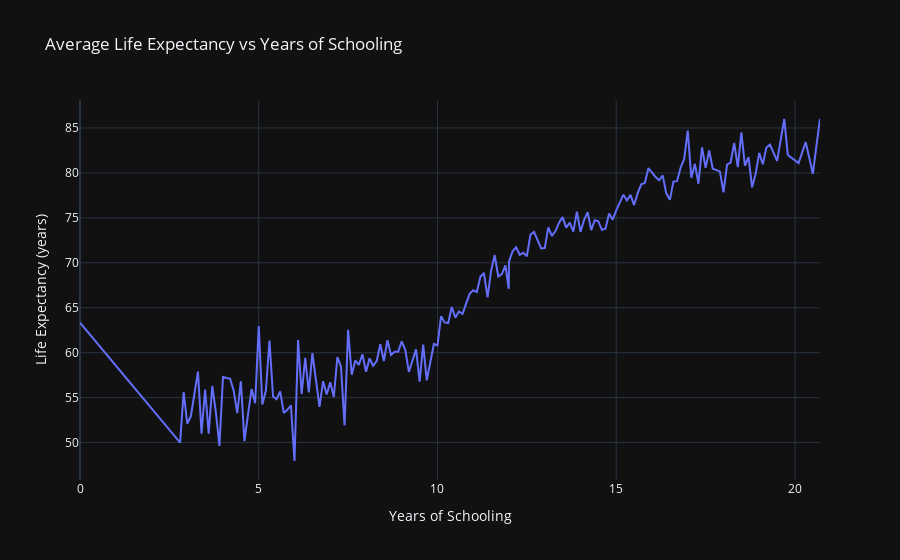

Here is the notebook cell this chart was saved with:
### Code cell
# Create the interactive line plot
aggregated_data = df.groupby('Schooling')['life_expectancy'].mean().reset_index();
fig = px.line(aggregated_data, x='Schooling', y='life_expectancy',
title='Average Life Expectancy vs Years of Schooling',
labels={'Schooling':'Years of Schooling', 'life_expectancy':'Life Expectancy (years)'},
template='plotly_dark')
fig.show()

### Figure 1 — Plotly figure (JSON) as saved in the notebook; plotly's stock layout.template omitted (floating-point values rounded to 4 significant figures; data arrays with more than 128 entries replaced by an {"elided": "..."} marker saying what was removed)
{"data": [{"hovertemplate": "Years of Schooling=%{x}<br>Life Expectancy (years)=%{y}<extra></extra>", "legendgroup": "", "line": {"color": "#636efa", "dash": "solid"}, "marker": {"symbol": "circle"}, "mode": "lines", "name": "", "orientation": "v", "showlegend": false, "type": "scatter", "x": {"elided": "174 float values"}, "xaxis": "x", "y": {"elided": "174 float values"}, "yaxis": "y"}], "layout": {"legend": {"tracegroupgap": 0}, "title": {"text": "Average Life Expectancy vs Years of Schooling"}, "xaxis": {"anchor": "y", "domain": [0, 1], "title": {"text": "Years of Schooling"}}, "yaxis": {"anchor": "x", "domain": [0, 1], "title": {"text": "Life Expectancy (years)"}}}}
